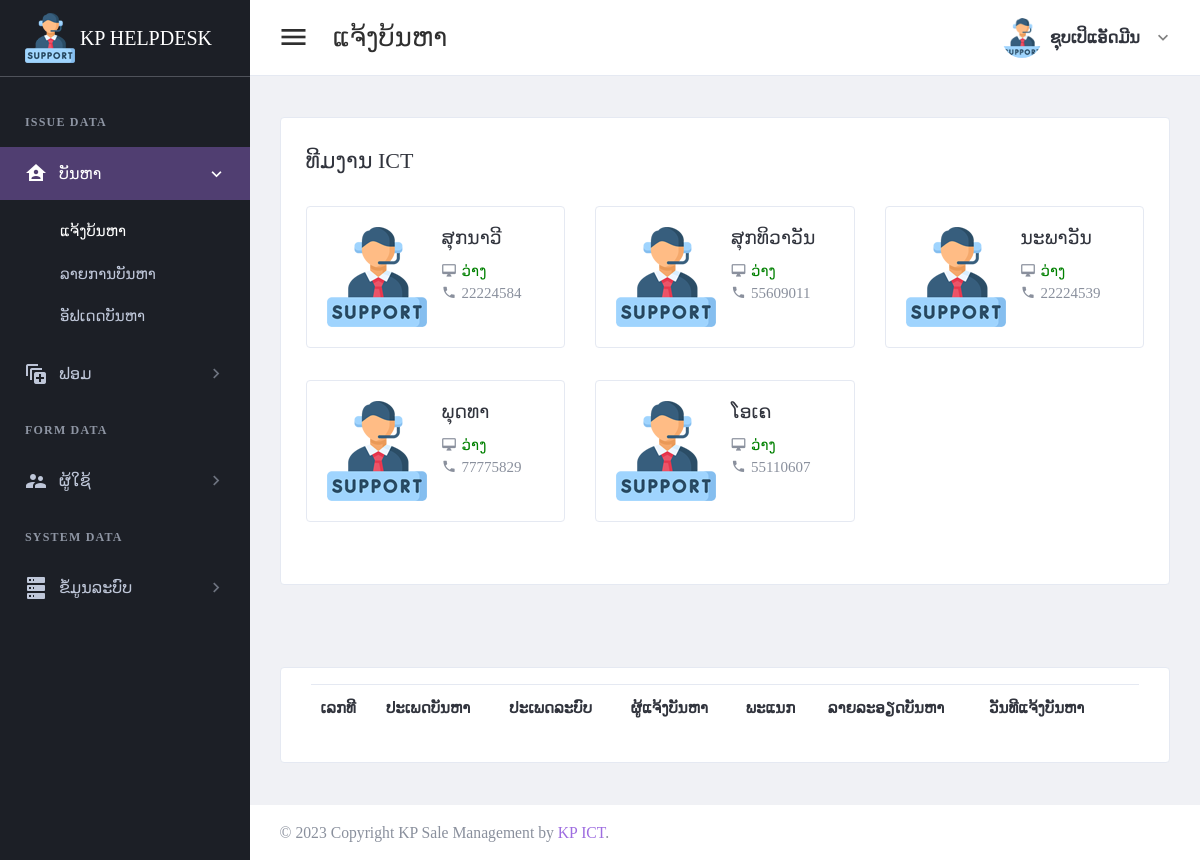
/page/issue-request.php (signed in), run on the app's committed database.
### tables this page shows
CREATE TABLE `tbl_header_title` (
  `ht_id` int(11) NOT NULL,
  `ht_name` varchar(300) DEFAULT NULL
);

CREATE TABLE `tbl_sub_title` (
  `st_id` int(11) NOT NULL,
  `st_name` varchar(300) DEFAULT NULL,
  `icon_code` varchar(100) DEFAULT NULL,
  `ht_id` int(11) DEFAULT NULL
);

CREATE TABLE `tbl_page_title` (
  `pt_id` int(11) NOT NULL,
  `pt_name` varchar(300) DEFAULT NULL,
  `ptf_name` varchar(100) DEFAULT NULL,
  `st_id` int(11) DEFAULT NULL
);

CREATE TABLE `tbl_staff_ative_status` (
  `staff_ative_status_id` int(11) NOT NULL,
  `staff_name` varchar(150) DEFAULT NULL,
  `active_status` int(11) DEFAULT NULL,
  `user_id` int(11) DEFAULT NULL,
  `phone_number` int(11) DEFAULT NULL
);

### setting/checksession.php (called while the page is built, shortened)
<?php
	if($_SESSION['id_users'] == "" )
	{
	header("location:logout.php");
	}
	  else{
		$role_id = $_SESSION["role_id"];
	}
?>

### page/issue-request.php (the view, shortened to what this page needs)
<?php
include("../setting/checksession.php");
include("../setting/conn.php");
$header_name = "ແຈ້ງບ້ນຫາ";
$header_click = "1";
?>
<!DOCTYPE html>
<html lang="en" dir="ltr">
<head>
    <?php
    include("../setting/callcss.php");
    ?>
</head>
<body class="navbar-fixed sidebar-fixed" id="body">
    <div class="wrapper">
        <?php include "menu.php"; ?>
        <div class="page-wrapper">
            <?php
            include "header.php";
            ?>
            <div class="content-wrapper">
                <div class="content">
                    <div class="card card-default">
                        <div class="card-header align-items-center px-3 px-md-5 text-center">
                            <h2>ທີມງານ ICT</h2>
                        </div>
                        <div class="card-body px-3 px-md-5">
                            <div class="row">
                                <?php
                                $stmt = $conn->prepare(" SELECT staff_ative_status_id,staff_name,phone_number,active_status,
                                (case when active_status = 1 then 'ວ່າງ' else 'ບໍ່ວ່າງ' end) as status_name
                                 FROM tbl_staff_ative_status ");
                                $stmt->execute();
                                if ($stmt->rowCount() > 0) {
                                    while ($row = $stmt->fetch(PDO::FETCH_ASSOC)) {
                                        $staff_ative_status_id = $row['staff_ative_status_id'];
                                        $active_status = $row['active_status'];
                                        if ($active_status == 1) {
                                            $show_color = 'green';
                                            $show_icon = 'mdi-desktop-mac';
                                        } else {
                                            $show_color = 'red';
                                            $show_icon = 'mdi-desktop-mac-dashboard';
                                        }
                                ?>
                                        <div class="col-lg-6 col-xl-4">
                                            <div class="card card-default p-4">
                                                <a href="javascript:0" id="modalstaff" data-staffid='<?php echo "$staff_ative_status_id"; ?>' class="media text-secondary" data-toggle="modal" data-target="#modal-contact">
                                                    <img src="../images/logo-support.png" class="mr-3 img-fluid rounded" alt="Avatar Image" />
                                                    <div class="media-body">
                                                        <h5 class="mt-0 mb-2 text-dark"><?php echo $row['staff_name']; ?></h5>
                                                        <ul class="list-unstyled text-smoke text-smoke">
                                                            <li class="d-flex">
                                                                <i class='mdi <?php echo "$show_icon"; ?> mr-1'></i>
                                                                <span style='color:<?php echo "$show_color"; ?>;'><?php echo $row['status_name']; ?></span>
                                                            </li>
                                                            <li class="d-flex">
                                                                <i class="mdi mdi-phone mr-1"></i>
                                                                <span><?php echo $row['phone_number']; ?></span>
                                                            </li>
                                                        </ul>
                                                    </div>
                                                </a>
                                            </div>
                                        </div>
                                <?php
                                    }
                                }
                                ?>
                            </div>
                        </div>
                    </div>
                </div>
                <div class="content-wrapper">
                    <div class="content">
                        <div class="card card-default">
                            <div class="card-body">
                                <table id="productsTable" class="table table-hover table-product" style="width:100%">
                                    <thead>
                                        <tr>
                                            <th>ເລກທີ</th>
                                            <th>ປະເພດບັນຫາ</th>
                                            <th>ປະເພດລະບົບ</th>
                                            <th>ຜູ້ແຈ້ງບັນຫາ</th>
                                            <th>ພະແນກ</th>
                                            <th>ລາຍລະອຽດບັນຫາ</th>
                                            <th>ວັນທີແຈ້ງບັນຫາ</th>
                                            <th> </th>
                                        </tr>
                                    </thead>
                                </table>
                            </div>
                        </div>
                    </div>
                </div>
                <?php include "footer.php"; ?>
            </div>
        </div>
</body>
</html>

### page/menu.php
<aside class="left-sidebar sidebar-dark" id="left-sidebar">
  <div id="sidebar" class="sidebar sidebar-with-footer">
    <div class="app-brand">
      <a href="index.php">
        <img src="../images/support.png" alt="Mono">
        <span class="brand-name">KP HELPDESK</span>
      </a>
    </div>
    <div class="sidebar-left" data-simplebar style="height: 100%;">
      <ul class="nav sidebar-inner" id="sidebar-menu">
        <?php
        $stmt = $conn->prepare(" SELECT distinct a.ht_id,ht_name
        FROM tbl_header_title a
        left join tbl_role_page b on a.ht_id = b.ht_id
        where role_id ='$role_id'
        order by  a.ht_id asc ");
        $stmt->execute();
        if ($stmt->rowCount() > 0) {
          while ($row = $stmt->fetch(PDO::FETCH_ASSOC)) {
            $ht_id = $row['ht_id'];
            $ht_name = $row['ht_name'];
        ?>
            <li class="section-title"> <?php echo "$ht_name"; ?></li>
            <?php
            $stmt1 = $conn->prepare("SELECT distinct a.st_id,st_name,role_id,icon_code
            FROM tbl_sub_title a
            left join tbl_role_page b on a.st_id = b.st_id
            where a.ht_id = '$ht_id' and role_id ='$role_id'
            order by a.st_id asc ");
            $stmt1->execute();
            if ($stmt1->rowCount() > 0) {
              while ($row1 = $stmt1->fetch(PDO::FETCH_ASSOC)) {
                $st_name = $row1['st_name'];
                $st_id = $row1['st_id'];
                $icon_code = $row1['icon_code'];
            ?>
                <li class='has-sub <?php if ($header_click == "$st_id") {  echo "active expand"; } ?>'>
                  <a class="sidenav-item-link" href="javascript:void(0)" data-toggle="collapse" data-target='#<?php echo "$st_name"; ?>' aria-expanded="false" aria-controls="<?php echo "$st_name"; ?>">
                    <i class="mdi <?php echo"$icon_code";?>"></i>
                    <span class="nav-text"> <?php echo "$st_name"; ?> </span> <b class="caret"></b>
                  </a>
                  <ul class='collapse <?php if ($header_click == "$st_id" ) { echo "show"; } ?>' id="<?php echo "$st_name"; ?>" data-parent="#sidebar-menu">
                    <div class="sub-menu">
                      <?php
                      $stmt2 = $conn->prepare(" SELECT pt_name,ptf_name
                      FROM tbl_page_title a
                      left join tbl_role_page b on a.pt_id = b.pt_id
                      where a.st_id = '$st_id' and role_id ='$role_id'
                      order by a.pt_id asc ");
                      $stmt2->execute();
                      if ($stmt2->rowCount() > 0) {
                        while ($row2 = $stmt2->fetch(PDO::FETCH_ASSOC)) {
                          $pt_name = $row2['pt_name'];
                      ?>
                          <li class="<?php if ($header_name ==  $row2['pt_name']) { echo "active"; } ?>">
                            <a class="sidenav-item-link" href='<?php echo $row2['ptf_name'] ?>'>
                              <span class="nav-text"><?php echo"$pt_name";?></span>
                            </a>
                          </li>
                      <?php
                        }
                      }
                      ?>
                    </div>
                  </ul>
              <?php
              }
            }
              ?>
                </li>
            <?php
          }
        }
            ?>
      </ul>
    </div>
  </div>
</aside>

### data on the page
tbl_header_title: ht_name "ISSUE DATA"
tbl_sub_title: st_name "ບັນຫາ"
tbl_page_title: pt_name "ແຈ້ງບ້ນຫາ"
tbl_page_title: pt_name "ລາຍການບັນຫາ"
tbl_page_title: pt_name "ອັຟເດດບັນຫາ"
tbl_sub_title: st_name "ຟອມ"
tbl_header_title: ht_name "FORM DATA"
tbl_sub_title: st_name "ຜູ້ໃຊ້"
tbl_header_title: ht_name "SYSTEM DATA"
tbl_sub_title: st_name "ຂໍ້ມູນລະບົບ"
tbl_staff_ative_status: staff_name "ສຸກນາວີ", active_status 1 (drawn), status_name "ວ່າງ", phone_number "22224584"
tbl_staff_ative_status: staff_name "ສຸກທິວາວັນ", active_status 1 (drawn), status_name "ວ່າງ", phone_number "55609011"
tbl_staff_ative_status: staff_name "ນະພາວັນ", active_status 1 (drawn), status_name "ວ່າງ", phone_number "22224539"
tbl_staff_ative_status: staff_name "ພຸດທາ", active_status 1 (drawn), status_name "ວ່າງ", phone_number "77775829"
tbl_staff_ative_status: staff_name "ໂອເຄ", active_status 1 (drawn), status_name "ວ່າງ", phone_number "55110607"

### other printed values
$header_name "ແຈ້ງບ້ນຫາ"
$full_name "ຊຸບເປິແອັດມີນ"
